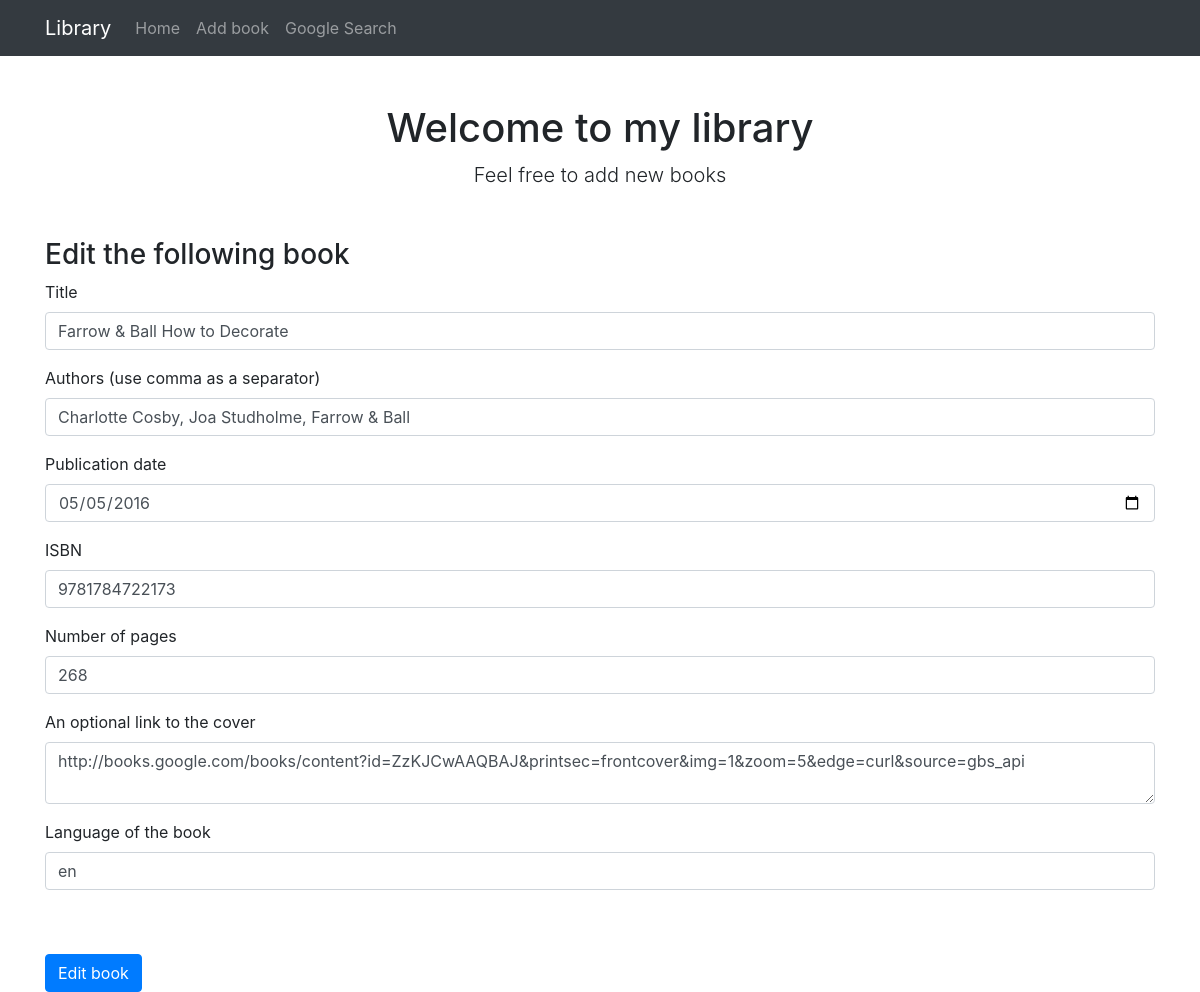
/edit-book/28, run on an earlier commit of the app's database.
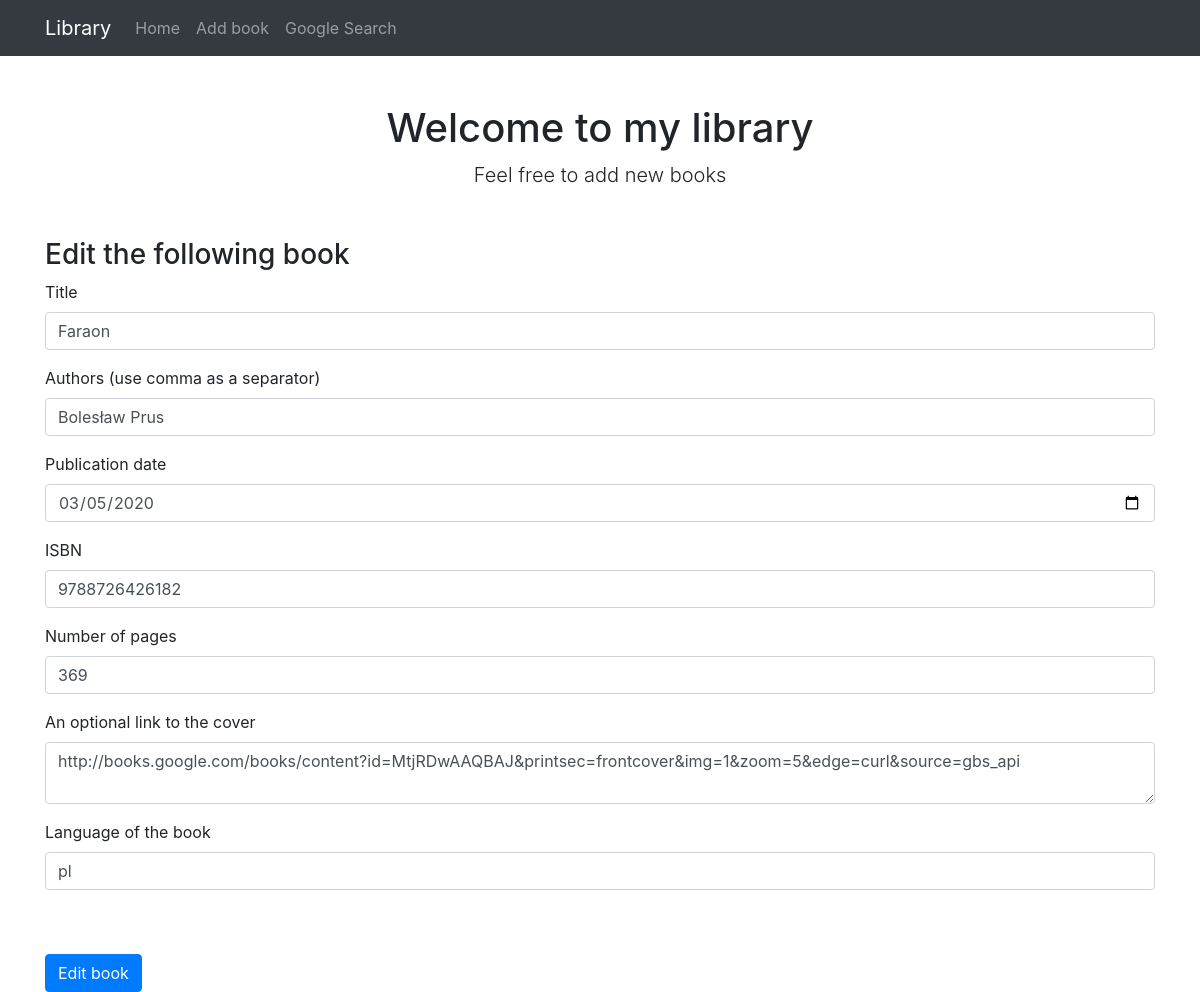
And on a later commit of the database.
### library/models.py (models this page shows, shortened)
class Book(db.Model):
    id = db.Column(db.Integer, primary_key=True)
    title = db.Column(db.String(80), nullable=False, unique=True)
    authors = db.relationship("Author", lazy='subquery',
                              secondary=association_table,
                              backref=db.backref('books', lazy=True))
    published_date = db.Column(db.Date(), nullable=False)
    ISBN = db.Column(db.Integer, nullable=False, unique=True)
    num_pages = db.Column(db.Integer, nullable=False)
    cover_url = db.Column(db.Text)
    language = db.Column(db.String(2), nullable=False)

class Author(db.Model):
    id = db.Column(db.Integer, primary_key=True)
    name = db.Column(db.String(80), nullable=False)

### library/routes.py (the view)
@app.route("/edit-book/<int:book_id>", methods=['GET', 'POST'])
def edit_book(book_id):
    book = Book.query.filter_by(id=book_id).first_or_404()
    form = BookForm(obj=book)
    return add_or_edit_book(book, form, book_id=book_id)

### library/forms.py (shortened to what this page needs)
class BookForm(FlaskForm):
    id = HiddenField('id')
    title = StringField('Title', validators=[InputRequired(), unique_check])
    authors = StringField('authors', validators=[InputRequired()])
    published_date = DateField('Published date', validators=[
        InputRequired()])
    ISBN = IntegerField('ISBN', validators=[InputRequired(), unique_check])
    num_pages = IntegerField('Pages', validators=[InputRequired()])
    cover_url = TextAreaField("Link to the cover", validators=[
        Optional(), URL(message="Enter Valid URL Please.")])
    language = StringField('Language', validators=[InputRequired()])

### library/routes.py (called while the page is built, shortened)
def add_or_edit_book(book, form, book_id=None):
    errors = None
    return render_template(
        'form.html', form=form, errors=errors, book_id=book_id, book=book)

### library/templates/form.html (shortened to what this page needs)
{% extends "index.html" %}
{% block content %}
<h3 class="mt-5">
{% if book_id %}
    Edit the following book
{% else %}
    Add a new book
{% endif %}
</h3>
<form method="POST" action="">
    <div class="form-group">
        <label for="title">Title</label>
        {{ form.title(class_="form-control") }}
    </div>
    <div class="form-group">
        <label for="authors">Authors (use comma as a separator)</label>
            {% if book_id %}
                <input class="form-control" id="authors" name="authors" required="" type="text" value="{% for a in book.authors %}{{ a.name }}{{ ", " if not loop.last else "" }}{% endfor %}">
            {% else %}
                {{ form.authors(class_="form-control") }}
            {% endif %}
    </div>
    <div class="form-group">
        <label for="published_date">Publication date</label>
        {{ form.published_date(class_="form-control", placeholder="YYYY-MM-DD") }}
    </div>
    <div class="form-group">
        <label for="ISBN">ISBN</label>
        {{ form.ISBN(class_="form-control") }}
    </div>
    <div class="form-group">
        <label for="num_pages">Number of pages</label>
        {{ form.num_pages(class_="form-control") }}
    </div>
    <div class="form-group">
        <label for="cover_url">An optional link to the cover</label>
        {{ form.cover_url(class_="form-control") }}
    </div>
    <div class="form-group">
        <label for="language">Language of the book</label>
        {{ form.language(class_="form-control") }}
    </div>
    {% if book_id %}
    <button type="submit" class="btn btn-primary mt-5">Edit book</button>
    {% else %}
    <button type="submit" class="btn btn-primary mt-5">Add book</button>
    {% endif %}
</form>
{% endblock %}

What changed in the data, as far as the page shows it:
no longer on this page (row edited): Author: authors "Charlotte Cosby, Joa Studholme, Farrow & Ball"
changed Book: title "Farrow & Ball How to Decorate" → "Faraon"; published_date "05/05/2016" → "03/05/2020"; ISBN "9781784722173" → "9788726426182"; num_pages "268" → "369"; cover_url "http://books.google.com/books/content?id=ZzKJCwAAQBAJ&printsec=frontcover&img=1&zoom=5&edge=curl&source=gbs_api" → "http://books.google.com/books/content?id=MtjRDwAAQBAJ&printsec=frontcover&img=1&zoom=5&edge=curl&source=gbs_api"; language "en" → "pl"
now on this page (row edited): Author: authors "Bolesław Prus"
